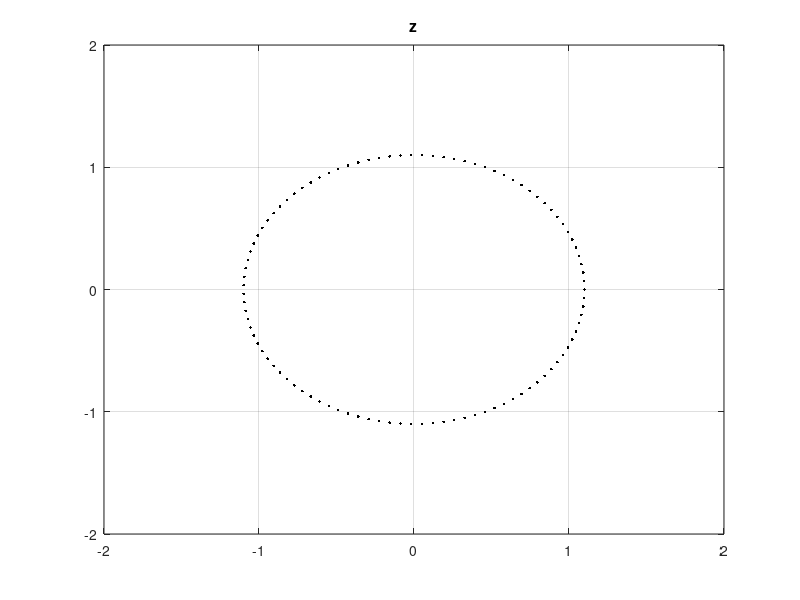
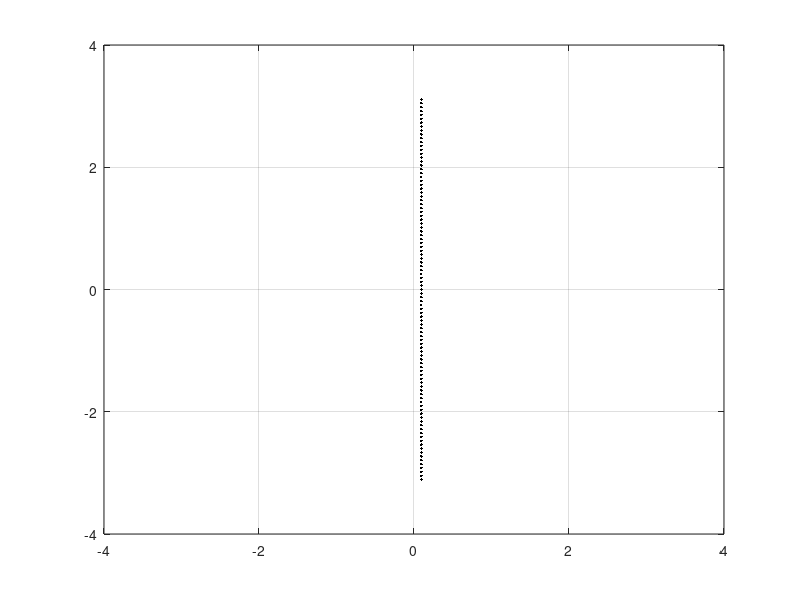

Source code (MATLAB) for these figures, in order: (Note: this script raises an error after producing the figures.)
clear all; close all;
power = linspace(-1,4,100);
m = 100;
theta  = linspace(0,2*pi,m);
x = 1.1*exp(1i*theta);
figure(1)
plot(real(x),imag(x),'.k'); hold on
axis([-1,1,-1,1]*2);
grid on
title('z')
for n = power
y = log(x);
figure(2)
plot(real(y),imag(y),'.k'); hold on
axis([-1,1,-1,1]*4);
grid on
title(strcat('f(z) = z^{',strcat(string(n)),'}'));
hold off
end